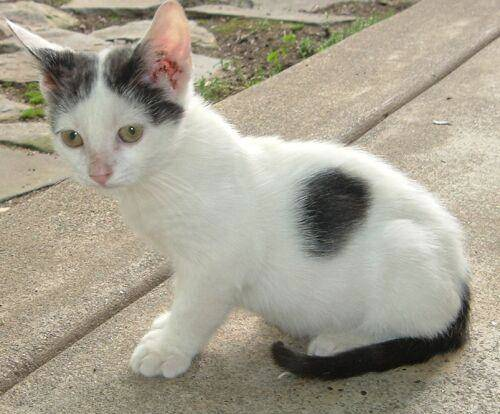
#> input picture 傅里叶变换/cat.jpg, 500 x 414 px
$ jupyter execute '直方图.ipynb'
#> lines starting #> are read from the running program, lines starting #| are printed output that depends on the picture; after the words box and inside, x2 and y2 are one past the last pixel; in counts of white or black regions, pixels touching at a corner belong together
[cell 1]
import cv2
import matplotlib.pyplot as plt
import numpy as np

#### cv2.calcHist(images,channels,mask,histSize,ranges)

- images: 原图像图像格式为 uint8 或 ﬂoat32。当传入函数时应 用中括号 [] 括来例如[img]
- channels: 同样用中括号括来它会告函数我们统幅图 像的直方图。如果入图像是灰度图它的值就是 [0]如果是彩色图像 的传入的参数可以是 [0][1][2] 它们分别对应着 BGR。
- mask: 掩模图像。统整幅图像的直方图就把它为 None。但是如 果你想统图像某一分的直方图的你就制作一个掩模图像并 使用它。
- histSize:BIN 的数目。也应用中括号括来
- ranges: 像素值范围常为 [0256]

[cell 2]
img = cv2.imread('cat.jpg')
#> img is the input picture: shape (414, 500, 3); mean B, G, R 144.3, 159.9, 165.9
hist = cv2.calcHist([img],[0],None,[256],[0,256])
#> hist = 256 values, max 2884 at index 160, min 2 at index 1, mean 808.6

[cell 3]
plt.hist(img.ravel(),256)
plt.show()
#> figure, not shown here; tallest bar 8471 high, from x = 179.3 to 180.3

[cell 4]
img = cv2.imread('cat.jpg')
color = ('b','g','r')
for i,col in enumerate(color):
    hist = cv2.calcHist([img],[i],None,[256],[0,256])
    plt.plot(hist,color = col)
    plt.xlim([0,256])
#> figure, not shown here; curve peaks at x = 160, y = 2884; curve peaks at x = 179, y = 3412; curve peaks at x = 185, y = 3505
#| (414, 500)

[cell 5]
def cv_show(img,name):
#> called with name = 'mask'
    cv2.imshow(name,img)
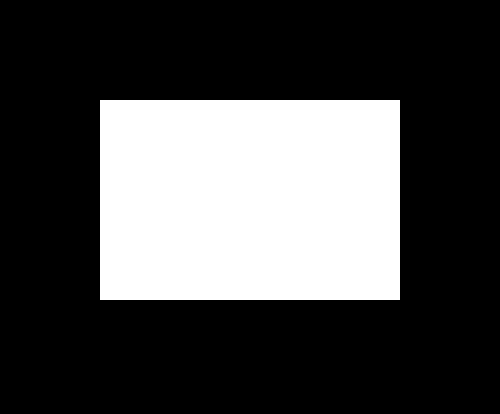
#> window 'mask': shape (414, 500); 29% white; 1 white region, box (x1, y1, x2, y2) and area: (100, 100, 400, 300) 60000
    cv2.waitKey()
    cv2.destroyAllWindows()

[cell 6]
# 创建mast
mask = np.zeros(img.shape[:2], np.uint8)
print (mask.shape)
mask[100:300, 100:400] = 255
cv_show(mask,'mask')

[cell 7]
img = cv2.imread('cat.jpg', 0)
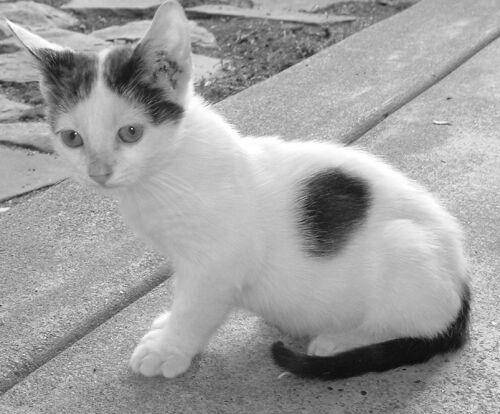
#> img: shape (414, 500); min 0, max 255, mean 159.9
cv_show(img,'img')

[cell 8]
masked_img = cv2.bitwise_and(img, img, mask=mask)  #与操作
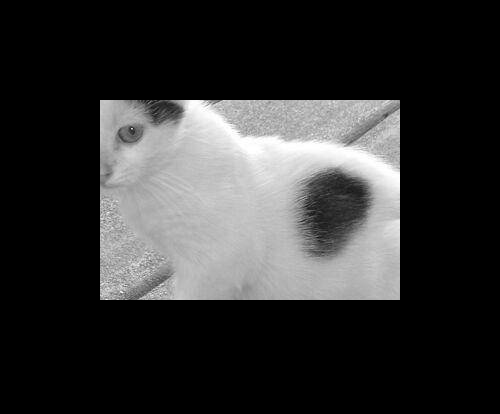
#> masked_img: shape (414, 500); min 0, max 255, mean 50.7
cv_show(masked_img,'masked_img')

[cell 9]
hist_full = cv2.calcHist([img], [0], None, [256], [0, 256])
#> hist_full = 256 values, max 3659 at index 179, min 0 at index 1, mean 808.6
hist_mask = cv2.calcHist([img], [0], mask, [256], [0, 256])
#> hist_mask = 256 values, max 1494 at index 180, min 0 at index 0, mean 234.4

[cell 10]
plt.subplot(221), plt.imshow(img, 'gray')
plt.subplot(222), plt.imshow(mask, 'gray')
plt.subplot(223), plt.imshow(masked_img, 'gray')
plt.subplot(224), plt.plot(hist_full), plt.plot(hist_mask)
plt.xlim([0, 256])
plt.show()
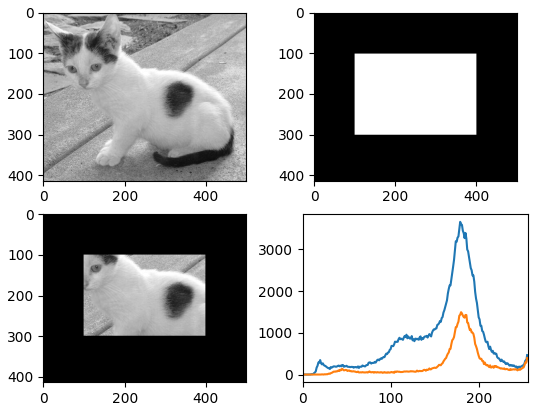
#> figure drawn by matplotlib, 4 panels; panel 4: curve peaks at x = 179, y = 3659; panel 4: curve peaks at x = 180, y = 1494

# 直方图均衡化

[cell 11]
img = cv2.imread('clahe.jpg',0)  # 0表示灰度图
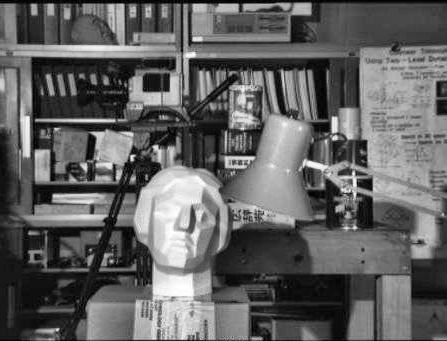
#> input picture 傅里叶变换/clahe.jpg, 447 x 341 px
#> img is the input picture: shape (341, 447); min 0, max 255, mean 97.8
plt.hist(img.ravel(),256)
plt.show()
#> figure, not shown here; tallest bar 1584 high, from x = 22.91 to 23.91

[cell 12]
equ = cv2.equalizeHist(img)
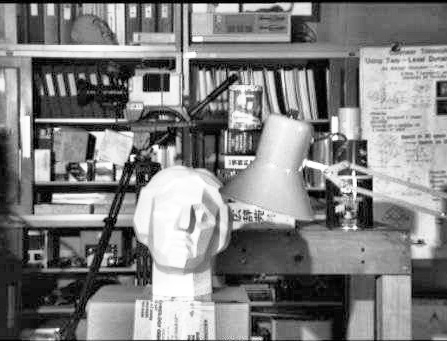
#> equ: shape (341, 447); min 0, max 255, mean 128.1
plt.hist(equ.ravel(),256)
plt.show()
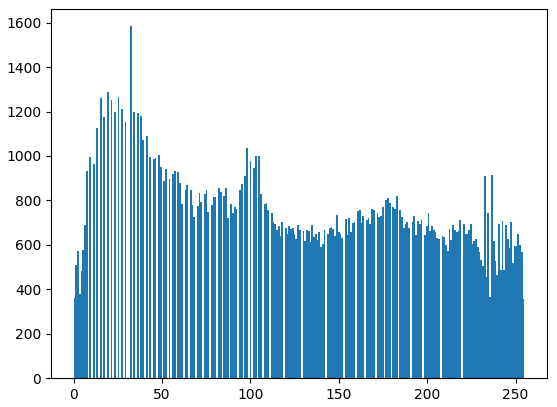
#> figure drawn by matplotlib, 1 panel; tallest bar 1584 high, from x = 31.88 to 32.87

[cell 13]
res = np.hstack((img,equ))
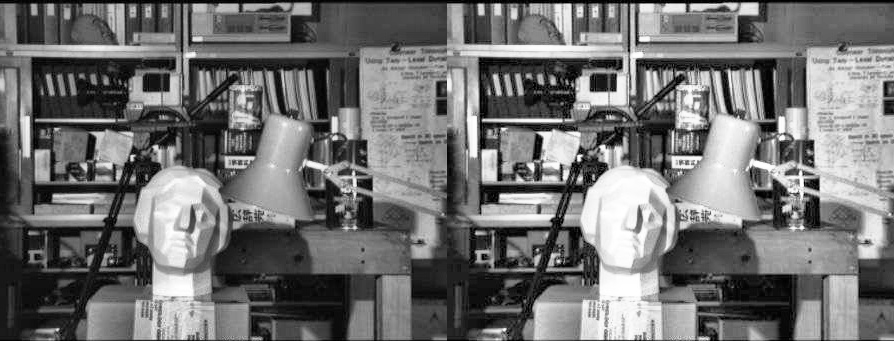
#> res: shape (341, 894); min 0, max 255, mean 112.9
cv_show(res,'res')

## 自适应直方图均衡化

[cell 14]
clahe = cv2.createCLAHE(clipLimit=2.0, tileGridSize=(8,8))

[cell 15]
res_clahe = clahe.apply(img)
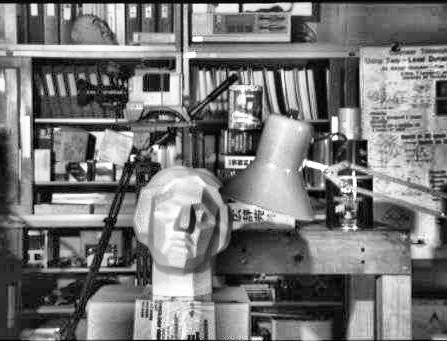
#> res_clahe: shape (341, 447); min 0, max 255, mean 119.6
res = np.hstack((img,equ,res_clahe))
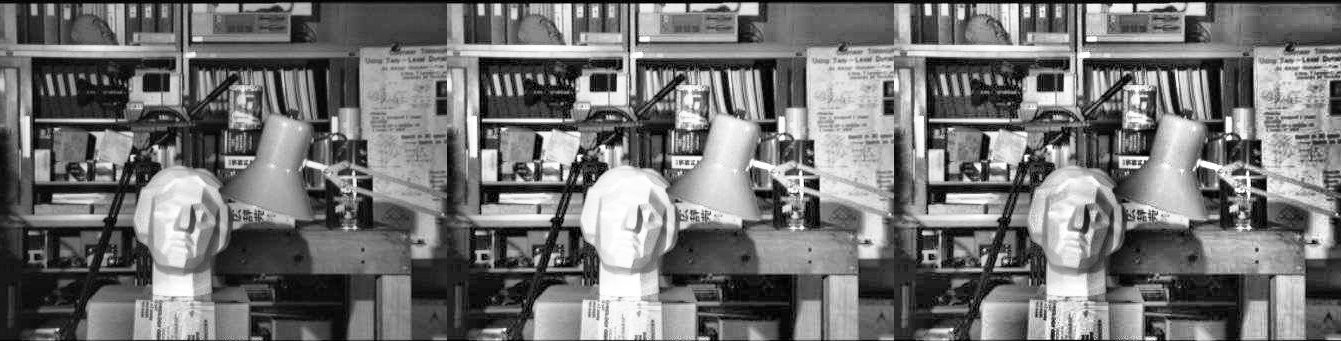
#> res: shape (341, 1341); min 0, max 255, mean 115.1
cv_show(res,'res')
